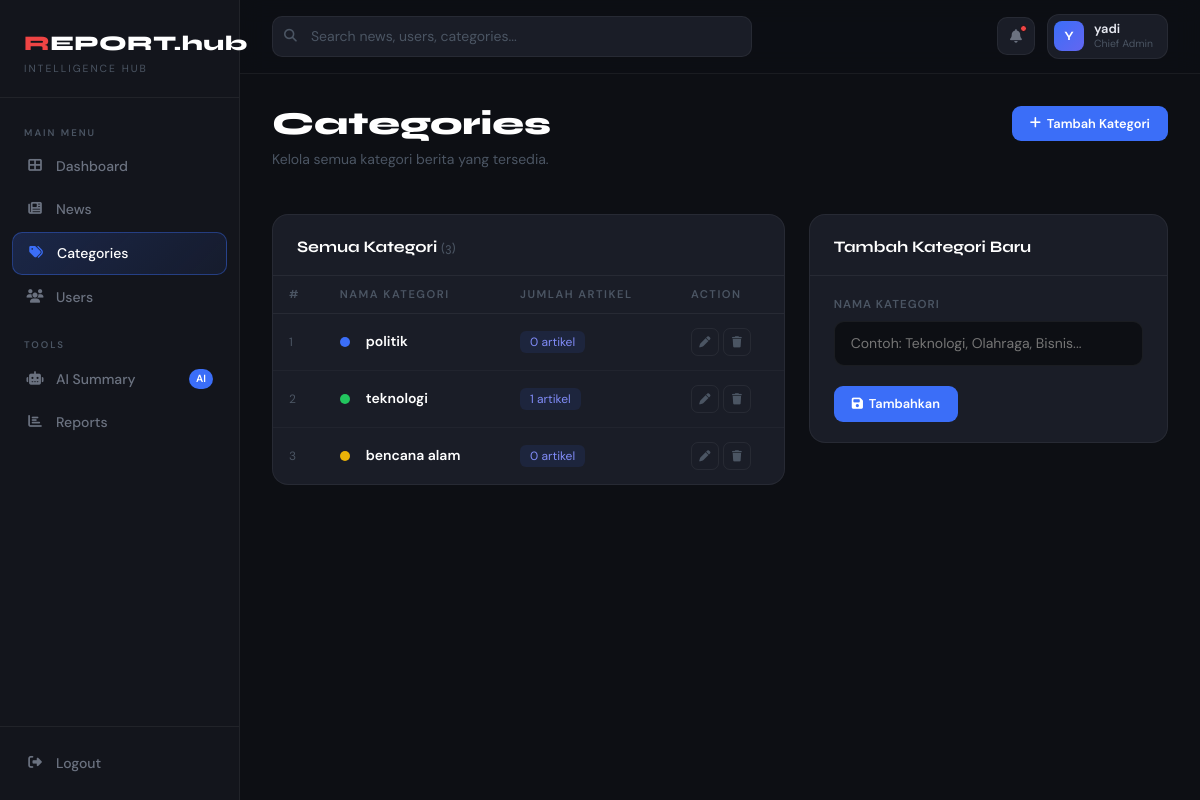
The page /admin-panel/categories/ (signed in) on the database its author committed.
### news/models.py (models this page shows, shortened)
class Kategori(models.Model):
    nama = models.CharField(max_length=100)

### news/admin_views.py (the view)
# urls.py: path('categories/', admin_views.admin_categories, name='admin_categories'),
@login_required
@staff_required
def admin_categories(request):
    if request.method == 'POST':
        nama = request.POST.get('nama', '').strip()
        if nama:
            Kategori.objects.create(nama=nama)
        return redirect('admin_categories')
    kategori = Kategori.objects.all()
    return render(request, 'admin_panel/admin_categories.html', {'daftar_kategori': kategori})

### news/admin_views.py (called while the page is built)
def is_staff(user):
    return user.is_authenticated and user.is_staff

### templates/admin_panel/admin_categories.html (shortened to what this page needs)
{% extends 'admin_base.html' %}
{% block nav_categories %}active{% endblock %}
{% block content %}
<div class="page-header fade-in d-flex align-items-start justify-content-between">
    <div>
        <h1 class="page-title">Categories</h1>
        <p class="page-subtitle">Kelola semua kategori berita yang tersedia.</p>
    </div>
    <a href="{% url 'admin_category_create' %}" class="btn-admin-primary">
        <i class="fas fa-plus"></i> Tambah Kategori
    </a>
</div>
<div class="row g-4">
    <div class="col-lg-7 fade-in delay-1">
        <div class="card-admin">
            <div class="card-header-admin">
                <span style="font-family:'Syne',sans-serif; font-weight:700; color:#fff;">
                    Semua Kategori <span style="color:var(--text-muted); font-weight:400; font-size:0.85rem;">({{ daftar_kategori|length }})</span>
                </span>
            </div>
            <table class="admin-table">
                <thead>
                    <tr>
                        <th>#</th>
                        <th>Nama Kategori</th>
                        <th>Jumlah Artikel</th>
                        <th>Action</th>
                    </tr>
                </thead>
                <tbody>
                    {% for kat in daftar_kategori %}
                    <tr>
                        <td style="color:var(--text-muted); font-size:0.75rem;">{{ forloop.counter }}</td>
                        <td>
                            <div class="d-flex align-items-center gap-3">
                                <span style="width:10px; height:10px; border-radius:50%; background:
                                    {% if forloop.counter == 1 %}#3b6ef8
                                    {% elif forloop.counter == 2 %}#22c55e
                                    {% elif forloop.counter == 3 %}#eab308
                                    {% elif forloop.counter == 4 %}#ef4444
                                    {% else %}#a855f7{% endif %}; flex-shrink:0;"></span>
                                <span style="font-weight:600; color:#fff; font-size:0.875rem;">{{ kat.nama }}</span>
                            </div>
                        </td>
                        <td>
                            <span style="background:rgba(59,110,248,0.1); color:#818cf8; border-radius:6px; padding:3px 10px; font-size:0.75rem;">
                                {{ kat.artikel_set.count }} artikel
                            </span>
                        </td>
                        <td>
                            <div class="d-flex gap-1">
                                <a href="{% url 'admin_category_edit' kat.id %}" class="btn-icon"><i class="fas fa-pen"></i></a>
                                <a href="{% url 'admin_category_delete' kat.id %}" class="btn-icon danger"><i class="fas fa-trash"></i></a>
                            </div>
                        </td>
                    </tr>
                    {% empty %}
                    <tr>
                        <td colspan="4" style="text-align:center; padding:40px; color:var(--text-muted);">
                            Belum ada kategori.
                        </td>
                    </tr>
                    {% endfor %}
                </tbody>
            </table>
        </div>
    </div>
    <div class="col-lg-5 fade-in delay-2">
        <div class="card-admin">
            <div class="card-header-admin">
                <span style="font-family:'Syne',sans-serif; font-weight:700; color:#fff;">
                    {% if edit_kat %}Edit Kategori{% else %}Tambah Kategori Baru{% endif %}
                </span>
            </div>
            <div class="card-body-admin">
                <form method="POST">
                    <div style="margin-bottom:16px;">
                        <label style="font-size:0.72rem; font-weight:600; letter-spacing:1px; text-transform:uppercase; color:var(--text-muted); display:block; margin-bottom:8px;">Nama Kategori</label>
                        <input type="text" name="nama" value="{{ edit_kat.nama|default:'' }}"
                               placeholder="Contoh: Teknologi, Olahraga, Bisnis..."
                               style="width:100%; background:var(--bg-primary); border:1px solid var(--border-color); color:var(--text-primary); border-radius:10px; padding:11px 16px; font-size:0.875rem; font-family:'DM Sans',sans-serif; transition:border-color 0.2s;"
                               onfocus="this.style.borderColor='var(--border-active)'"
                               onblur="this.style.borderColor='var(--border-color)'">
                    </div>
                    <div style="display:flex; gap:10px; margin-top:20px;">
                        <button type="submit" class="btn-admin-primary">
                            <i class="fas fa-save"></i>
                            {% if edit_kat %}Simpan{% else %}Tambahkan{% endif %}
                        </button>
                    </div>
                </form>
            </div>
        </div>
    </div>
</div>
{% endblock %}

### templates/admin_base.html (shortened to what this page needs)
<!DOCTYPE html>
<html lang="id">
<head>
    <link href="https://cdn.jsdelivr.net/npm/bootstrap@5.3.0/dist/css/bootstrap.min.css" rel="stylesheet">
    <link rel="stylesheet" href="https://cdnjs.cloudflare.com/ajax/libs/font-awesome/6.4.0/css/all.min.css">
</head>
<body>
    <aside class="admin-sidebar" id="adminSidebar">
        <div class="sidebar-logo">
            <div class="logo-text"><span>R</span>EPORT.hub</div>
            <div class="logo-sub">Intelligence Hub</div>
        </div>
        <nav class="sidebar-nav">
            <div class="nav-label">Main Menu</div>
            <a href="{% url 'admin_dashboard' %}" class="nav-item-admin {% block nav_dashboard %}{% endblock %}">
                <span class="nav-icon"><i class="fas fa-th-large"></i></span>
                Dashboard
            </a>
            <a href="{% url 'admin_news' %}" class="nav-item-admin {% block nav_news %}{% endblock %}">
                <span class="nav-icon"><i class="fas fa-newspaper"></i></span>
                News
            </a>
            <a href="{% url 'admin_categories' %}" class="nav-item-admin {% block nav_categories %}{% endblock %}">
                <span class="nav-icon"><i class="fas fa-tags"></i></span>
                Categories
            </a>
            <a href="{% url 'admin_users' %}" class="nav-item-admin {% block nav_users %}{% endblock %}">
                <span class="nav-icon"><i class="fas fa-users"></i></span>
                Users
            </a>
            <div class="nav-label" style="margin-top: 8px;">Tools</div>
            <a href="{% url 'admin_ai_summary' %}" class="nav-item-admin {% block nav_ai %}{% endblock %}">
                <span class="nav-icon"><i class="fas fa-robot"></i></span>
                AI Summary
                <span class="nav-badge">AI</span>
            </a>
            <a href="{% url 'admin_reports' %}" class="nav-item-admin {% block nav_reports %}{% endblock %}">
                <span class="nav-icon"><i class="fas fa-chart-bar"></i></span>
                Reports
            </a>
        </nav>
        <div class="sidebar-footer">
            <form action="{% url 'account_logout' %}" method="post">
                <button type="submit" class="logout-btn">
                    <span class="nav-icon"><i class="fas fa-sign-out-alt"></i></span>
                    Logout
                </button>
            </form>
        </div>
    </aside>
    <div class="admin-main">
        <header class="admin-topbar">
            <div class="topbar-search">
                <span class="search-icon"><i class="fas fa-search"></i></span>
                <input type="text" placeholder="Search news, users, categories...">
            </div>
            <div class="topbar-actions">
                <a href="#" class="notif-btn">
                    <i class="fas fa-bell" style="font-size:0.85rem;"></i>
                    <span class="notif-dot"></span>
                </a>
                <div class="admin-profile">
                    <div class="profile-avatar">
                        {{ request.user.username|slice:":1"|upper }}
                    </div>
                    <div class="profile-info">
                        <div class="profile-name">{{ request.user.username }}</div>
                        <div class="profile-role">
                            {% if request.user.is_superuser %}Chief Admin{% else %}Staff{% endif %}
                        </div>
                    </div>
                </div>
            </div>
        </header>
        <main class="admin-content">
            {% block content %}{% endblock %}
        </main>
    </div>
</body>
</html>

### rows shown on the page
Kategori: nama "politik", artikel_set.count "0"
Kategori: nama "teknologi", artikel_set.count "1"
Kategori: nama "bencana alam", artikel_set.count "0"

### other values the page prints
{{ request.user.username|slice:":1"|upper }} "Y"
{{ request.user.username }} "yadi"
{{ daftar_kategori|length }} "3"
